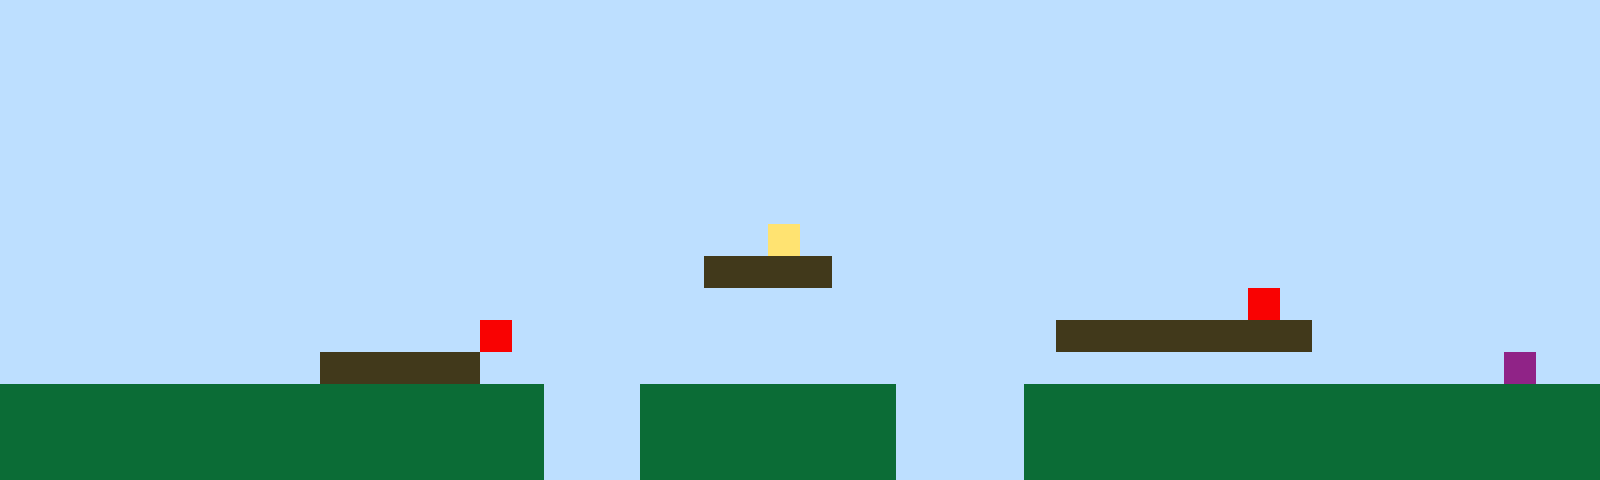

The image is a tile-based game level rendered from a .tmx file. Its description and complete source (layers, tilesets, objects, tile grids) follow:
An orthogonal 50x15 tile map with 32x32 px tiles, 1 tile layer (Tile Layer 1).

<map version="1.10" tiledversion="1.11.2" orientation="orthogonal" renderorder="right-up" width="50" height="15" tilewidth="32" tileheight="32" infinite="0" nextlayerid="2" nextobjectid="1"><editorsettings><export target="map1.csv" format="csv" /></editorsettings><tileset firstgid="1" name="sprites" tilewidth="32" tileheight="32" tilecount="6" columns="3"><image source="sprites.png" width="96" height="64" /></tileset><layer id="1" name="Tile Layer 1" width="50" height="15"><data encoding="csv">1,1,1,1,1,1,1,1,1,1,1,1,1,1,1,1,1,1,1,1,1,1,1,1,1,1,1,1,1,1,1,1,1,1,1,1,1,1,1,1,1,1,1,1,1,1,1,1,1,1,1,1,1,1,1,1,1,1,1,1,1,1,1,1,1,1,1,1,1,1,1,1,1,1,1,1,1,1,1,1,1,1,1,1,1,1,1,1,1,1,1,1,1,1,1,1,1,1,1,1,1,1,1,1,1,1,1,1,1,1,1,1,1,1,1,1,1,1,1,1,1,1,1,1,1,1,1,1,1,1,1,1,1,1,1,1,1,1,1,1,1,1,1,1,1,1,1,1,1,1,1,1,1,1,1,1,1,1,1,1,1,1,1,1,1,1,1,1,1,1,1,1,1,1,1,1,1,1,1,1,1,1,1,1,1,1,1,1,1,1,1,1,1,1,1,1,1,1,1,1,1,1,1,1,1,1,1,1,1,1,1,1,1,1,1,1,1,1,1,1,1,1,1,1,1,1,1,1,1,1,1,1,1,1,1,1,1,1,1,1,1,1,1,1,1,1,1,1,1,1,1,1,1,1,1,1,1,1,1,1,1,1,1,1,1,1,1,1,1,1,1,1,1,1,1,1,1,1,1,1,1,1,1,1,1,1,1,1,1,1,1,1,1,1,1,1,1,1,1,1,1,1,1,1,1,1,1,1,1,1,1,1,1,1,1,1,1,1,1,1,1,1,1,1,1,1,1,1,1,1,1,1,1,1,1,1,1,1,1,1,1,1,1,1,1,1,1,1,1,1,1,1,1,1,1,1,1,1,1,1,1,1,1,1,1,1,1,1,1,1,1,1,1,1,4,1,1,1,1,1,1,1,1,1,1,1,1,1,1,1,1,1,1,1,1,1,1,1,1,1,1,1,1,1,1,1,1,1,1,1,1,1,1,1,1,1,1,1,1,1,1,1,3,3,3,3,1,1,1,1,1,1,1,1,1,1,1,1,1,1,1,1,1,1,1,1,1,1,1,1,1,1,1,1,1,1,1,1,1,1,1,1,1,1,1,1,1,1,1,1,1,1,1,1,1,1,1,1,1,1,1,1,1,1,1,1,1,1,1,5,1,1,1,1,1,1,1,1,1,1,1,1,1,1,1,1,1,1,1,1,1,1,1,1,1,5,1,1,1,1,1,1,1,1,1,1,1,1,1,1,1,1,1,3,3,3,3,3,3,3,3,1,1,1,1,1,1,1,1,1,1,1,1,1,1,1,1,1,1,1,3,3,3,3,3,1,1,1,1,1,1,1,1,1,1,1,1,1,1,1,1,1,1,1,1,1,1,1,1,1,1,1,1,1,1,1,1,6,1,1,2,2,2,2,2,2,2,2,2,2,2,2,2,2,2,2,2,1,1,1,2,2,2,2,2,2,2,2,1,1,1,1,2,2,2,2,2,2,2,2,2,2,2,2,2,2,2,2,2,2,2,2,2,2,2,2,2,2,2,2,2,2,2,2,2,2,2,1,1,1,2,2,2,2,2,2,2,2,1,1,1,1,2,2,2,2,2,2,2,2,2,2,2,2,2,2,2,2,2,2,2,2,2,2,2,2,2,2,2,2,2,2,2,2,2,2,2,1,1,1,2,2,2,2,2,2,2,2,1,1,1,1,2,2,2,2,2,2,2,2,2,2,2,2,2,2,2,2,2,2</data></layer></map>
